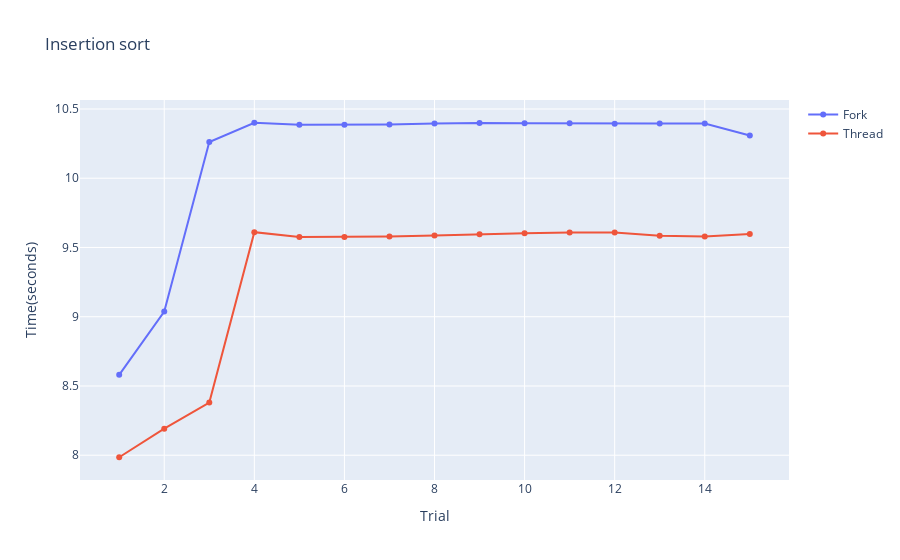

This figure's notebook cell:
### Markdown cell above
# **Insertion Sort**

### Code cell
import plotly.graph_objects as go
import pandas as pd

df_usgsn03 = pd.read_csv(fork_path + 'InsertionFork.csv',sep=',')
df_usgsn04 = pd.read_csv(thread_path + 'InsertionThread.csv',sep=',')


df_usgsn03_sorted = df_usgsn03.sort_values(by='trial')
df_usgsn04_sorted = df_usgsn04.sort_values(by='trial')


fig = go.Figure()
fig.add_trace(
    go.Scatter(
        x=df_usgsn03_sorted['trial'],
        y=df_usgsn03_sorted['time'],
        name = 'Fork'     
    ))

fig.add_trace(
    go.Scatter(
        x=df_usgsn04_sorted['trial'],
        y=df_usgsn04_sorted['time'],
        name = 'Thread'
    ))

fig.update_layout(title = 'Insertion sort', xaxis_title='Trial',yaxis_title='Time(seconds)')

fig.show()

### Figure 1 — Plotly figure (JSON) as saved in the notebook; plotly's stock layout.template omitted (floating-point values rounded to 4 significant figures)
{"data": [{"name": "Fork", "type": "scatter", "x": [1, 2, 3, 4, 5, 6, 7, 8, 9, 10, 11, 12, 13, 14, 15], "y": [8.58, 9.038, 10.26, 10.4, 10.39, 10.39, 10.39, 10.39, 10.4, 10.4, 10.4, 10.39, 10.39, 10.39, 10.31]}, {"name": "Thread", "type": "scatter", "x": [1, 2, 3, 4, 5, 6, 7, 8, 9, 10, 11, 12, 13, 14, 15], "y": [7.985, 8.192, 8.381, 9.611, 9.576, 9.575, 9.58, 9.586, 9.596, 9.602, 9.608, 9.608, 9.584, 9.579, 9.598]}], "layout": {"title": {"text": "Insertion sort"}, "xaxis": {"title": {"text": "Trial"}}, "yaxis": {"title": {"text": "Time(seconds)"}}}}
